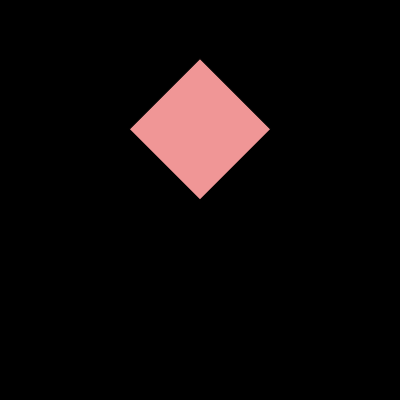
Frame 1 (no input)
Frame 60 (no input): identical to frame 1, image omitted
Frame 120 (the mouse pressed at the canvas centre since frame 60): identical to frame 1, image omitted

The p5.js sketch that drew this single still picture (run headless with seeded random() and noise() and a simulated clock; from frame 60 on, the mouse is pressed at the canvas centre):

// p5.js sketch
// ── sketch.js
function setup() {
    // put setup code here
    createCanvas(400, 400);
}

var col = 0;

function draw() {
    // put drawing code here
    // col = map(mouseX, 0, 400, 0, 255);
    // console.log("mouse", mouseX)
    // console.log("map", col)
    background(0);
    // noStroke();
    fill(240, 150, 150);
    push();
    translate(width / 2, height / 2);
    rotate(PI/4 + PI);
    square(0, 0, 100);
    pop();

    // rotateX(frameCount * 0.01);
    // rotateY(frameCount * 0.01);
    // box(45, 45, 45);

    // var angle = map(mouseX, 0, width, 255, 135);
    // var x = 100 * cos(radians(angle));
    // var y = 100 * sin(radians(angle));
    // line(200, 200, 200 + x, 200 + y);


    // fill(250, 118, 222);
    // ellipse(mouseX, 200, 64, 64)
} 




  
